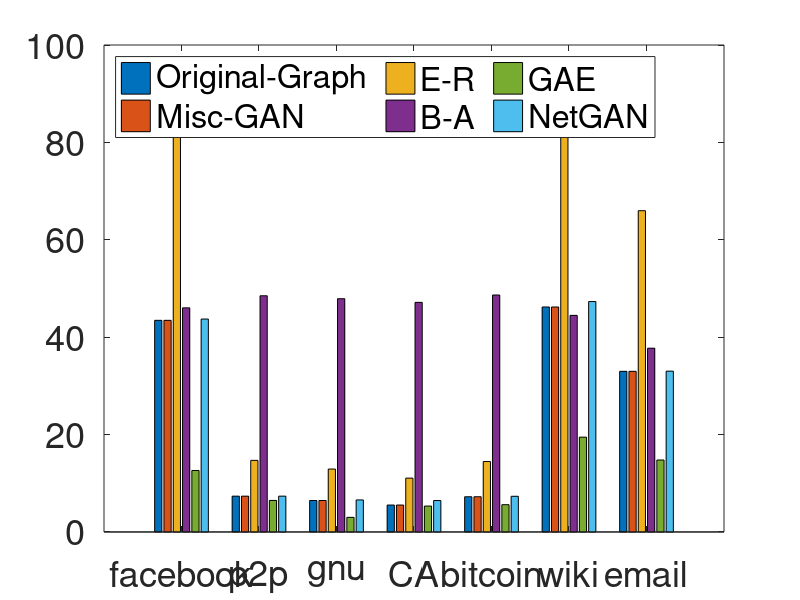

This chart was generated by the following MATLAB code:

d_mean_facebook = [43.45936571, 43.45961348, 86.91873142,46.0287413, 12.62521675, 43.72482552];
d_mean_wiki = [46.19831933, 46.1987395,92.39663866,44.4789916,19.47165057,47.31784946];
d_mean_p2p = [7.352091954, 7.352183908, 14.70418391, 48.5057471, 6.47324384, 7.354542111];
d_mean_bc = [7.232712993 7.233054465 14.46542599 48.658016 5.602594742 7.327182641];
d_mean_gnu = [6.459485531,6.459646302,12.91897106,47.903537,2.999035525,6.579007696];
d_mean_email = [32.98686869, 32.98787879, 65.97373737, 37.7373737, 14.77699294,33.02469136];
d_mean_CA = [5.528143484, 5.528334287, 11.05628697, 47.1495898, 5.316291492,6.455988456];

LCC_facebook = [4011, 4036, 4036, 4036, 674 4010];
LCC_wiki = [2324 2370 2380 2380 1376 2325];
LCC_p2p = [10875 10180 10875 10875 3998 10876];
LCC_bc = [5838 5420 5857 5857 2390 5853];
LCC_gnu = [6107, 5898, 6220, 6220, 1860 6107];
LCC_email = [971 897 990 990 476 972];
LCC_CA = [4158 3801 5241 5241 1693 4158];

power_law_exp_facebook = [1.316023849 1.312745609 3.506998114 2.933354414 1.666384973 1.288031234];
power_law_exp_wiki = [1.315038252 1.350747436 3.173677915 3.016901164 1.432213241 1.301216489];
power_law_exp_p2p = [1.668123249 1.662816026 1.789564977 2.922108643 1.59441742 1.614278543];
power_law_exp_bc = [1.969654201 1.680192917 1.800678639 2.91625401 1.896836941 1.748472462];
power_law_exp_gnu = [1.755340555 1.655922484 1.397344808 2.915394791 1.65098059 1.656556153];
power_law_exp_email = [1.357446088 1.351978908 3.025136123 3.014471583 1.355537713 1.330997355];
power_law_exp_CA = [1.851992718 1.476008805 1.424741338 2.92036659 1.600237408 1.632762129];


gini_facebook = [0.543073344 0.542926039 0.059037994 0.266974626 0.892011237 0.386680672];
gini_wiki = [0.575281574 0.655714275 0.058298403 0.234664748 0.831383636 0.525297367];
gini_p2p = [0.480414852 0.614853115 0.144911518 0.304730696 0.897504416 0.645076241];
gini_bc = [0.706547179 0.550404966 0.146774227 0.284043245 0.921611784 0.505317772];
gini_gnu = [0.532967739 0.600632383 0.15567061 0.286410844 0.873371093 0.446726974];
gini_email = [0.538769048 0.610396698 0.061972761 0.187946143 0.753330507 0.479655975];
gini_CA = [0.554398722 0.772601684 0.167874474 0.279759779 0.890524713 0.402433754];


algorithm = {'Original-Graph'; 'Misc-GAN'; 'E-R'; 'B-A'; 'GAE';'NetGAN'};
dataset = {'facebook','p2p','gnu','CA','bitcoin','wiki','email'};
d_mean = [d_mean_facebook;  d_mean_p2p; d_mean_gnu; d_mean_CA; d_mean_bc; d_mean_wiki;d_mean_email];
LCC = [LCC_facebook; LCC_p2p; LCC_gnu; LCC_CA; LCC_bc; LCC_wiki; LCC_email];
power_law_exp = [power_law_exp_facebook; power_law_exp_p2p; power_law_exp_gnu; power_law_exp_CA; power_law_exp_bc; power_law_exp_wiki; power_law_exp_email];
gini = [gini_facebook; gini_p2p; gini_gnu; gini_CA; gini_bc;  gini_wiki; gini_email; ];

bar(d_mean)
legend(algorithm,'Location','northwest','NumColumns',3)
set(gca,'xticklabel',dataset)
set(gca,'FontSize',26)


% bar(LCC)
% legend(algorithm,'Location','northeast')
% set(gca,'xticklabel',dataset)
% set(gca,'FontSize',18)



% bar(power_law_exp)
% legend(algorithm,'Location','northeast')
% set(gca,'xticklabel',dataset)
% set(gca,'FontSize',18)


% bar(gini)
% legend(algorithm,'Location','northeast')
% set(gca,'xticklabel',dataset)
% set(gca,'FontSize',18)
